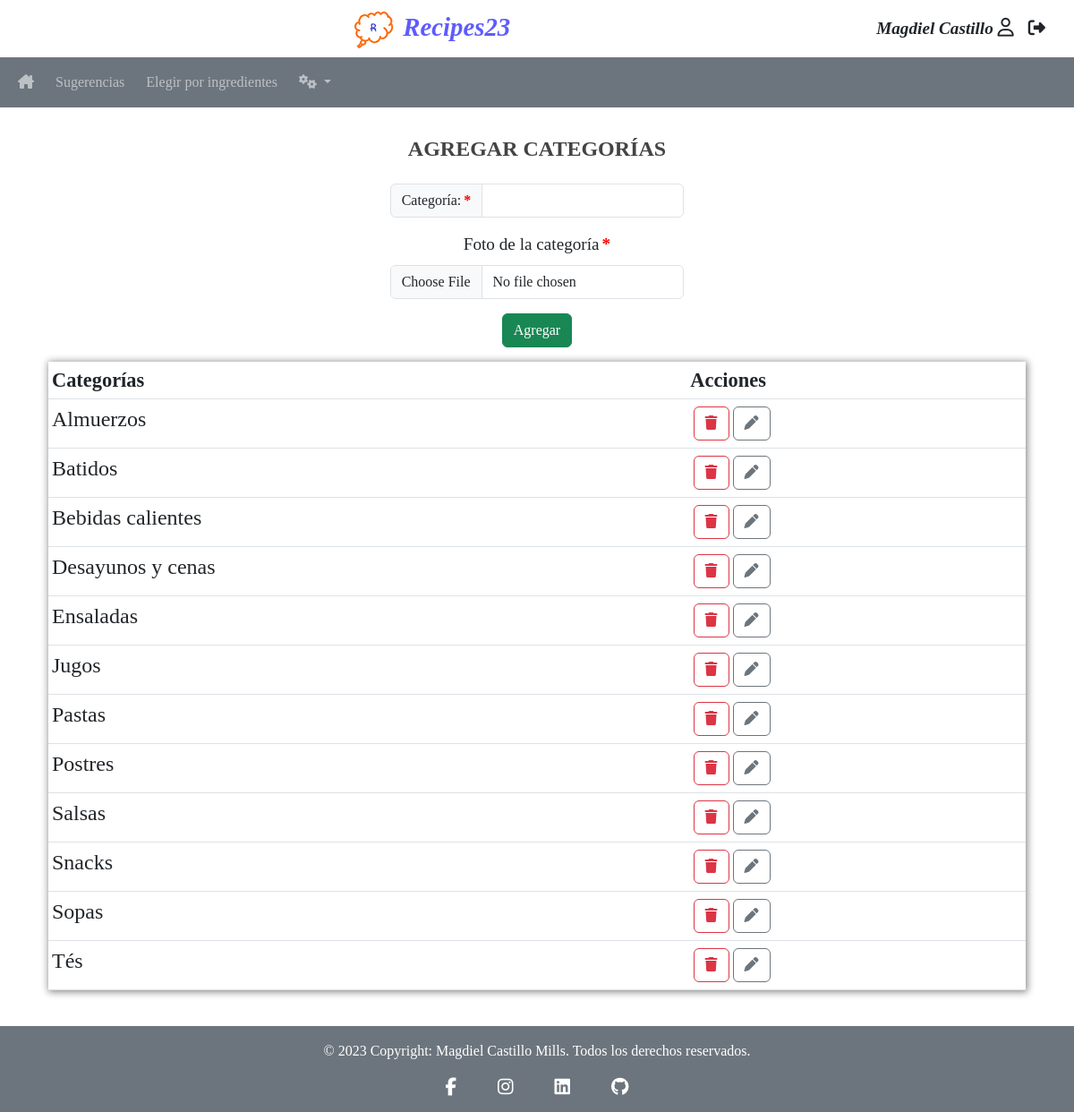
Before: /views/add-categories.php (signed in) with the older database file.
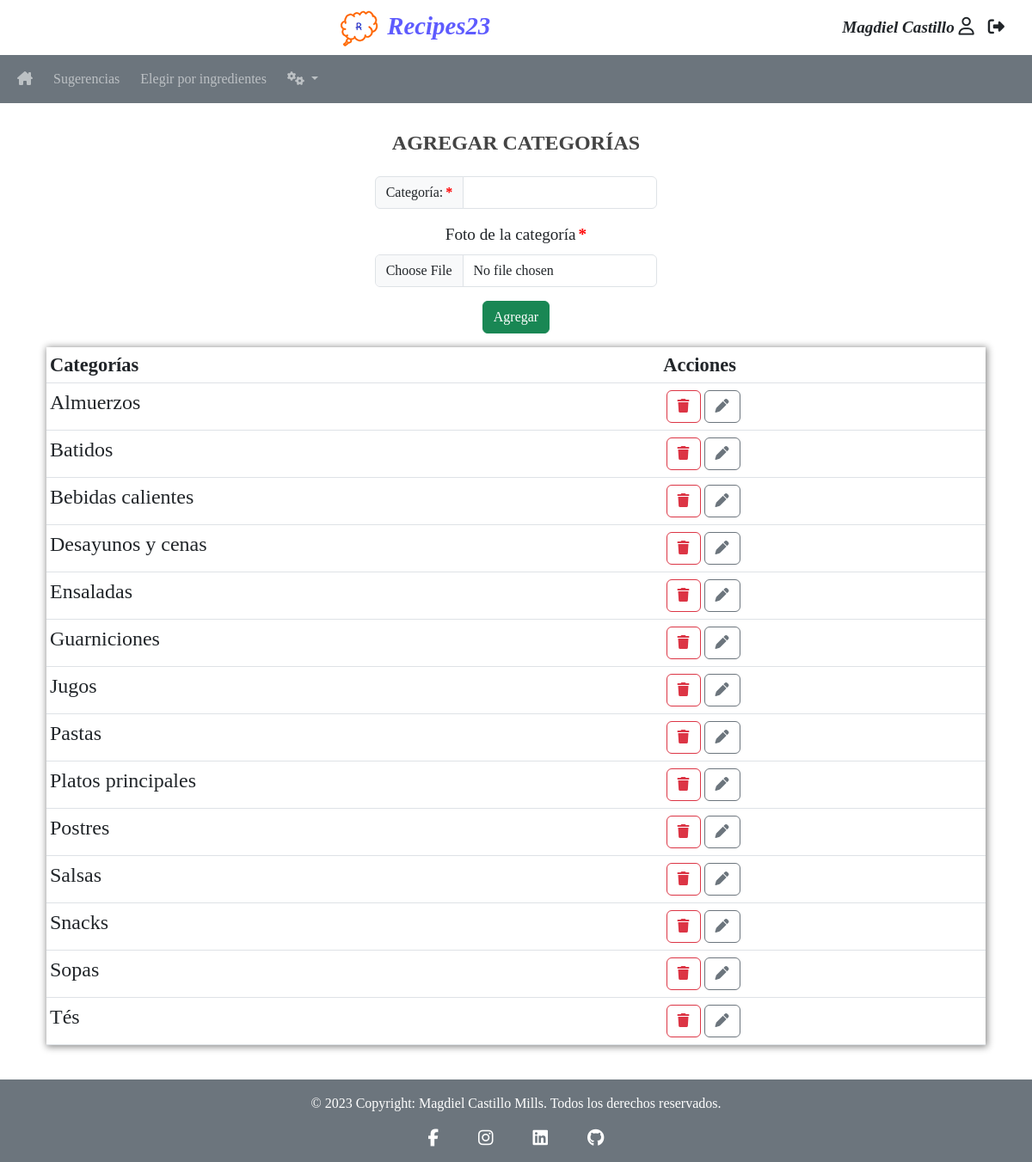
After: the same page with the newer database file.
### tables this page shows
CREATE TABLE `categories` (
  `categoryid` int NOT NULL AUTO_INCREMENT,
  `category` varchar(20) NOT NULL,
  PRIMARY KEY (`categoryid`)
);

### views/add-categories.php (the view, shortened to what this page needs)
<?php
require_once ("../config/db_Connection.php");
require_once ("../modules/head.php");
?>
<?php
require_once ("../modules/nav.php");
?>
<main class="container p-4">
    <div class="row mt-2 text-center justify-content-center">
    <h3>AGREGAR CATEGORÍAS</h3>
        <form class="mt-3 col-auto"  enctype="multipart/form-data" method="POST" action="../actions/create.php" autocomplete="on" onsubmit="return validation('add_categories', /[a-zA-Z\t\h]+|(^$)/)">
            <div class="input-group mb-3">
                <label class="input-group-text is-required" for="add_categories">Categoría: </label>
                <input class="form-control" type="text" id="add_categories" name="add_categories"  pattern="[a-zA-Z áéíóúÁÉÍÓÚñÑ]+" minlength="2" maxlength="50" autofocus required>
            </div>
            <div class="mb-3">
                <label class="form-label is-required" for="categoryImage">Foto de la categoría</label>
                <input type="file" name="categoryImage" accept=".png, .jpeg, .jpg, .gif" class="form-control" id="categoryImage" required>
            </div>
            <div class="mb-3">
                <input  class="btn btn-success" name="categorySubmit" type="submit" value="Agregar">
            </div>
        </form>
    </div>
    <div>
        <table class="table table-sm">
            <thead>
                <tr class="bg-primary">
                    <th>Categorías</th>
                    <th>Acciones</th>
                </tr>
            </thead>
            <tbody>
                <?php
                    $sql = "SELECT * FROM categories ORDER BY category;";
                    $result = $conn -> query($sql);
                    if($result -> num_rows > 0){
                        while($row = $result -> fetch_assoc()){
                            $html = "<tr>";
                            $html .= "<td>" . ucfirst($row['category']) . "</td>";
                            $html .= "<td>";
                            $html .= "<a href='../actions/delete.php?categoryname=" . $row['category'] . "' " . "class='btn btn-outline-danger' title='Eliminar'><i class='fa-solid fa-trash'></i></a>";
                            $html .= "<a href='../actions/edit.php?categoryid=" . $row['categoryid'] . "' " . "class='btn btn-outline-secondary m-1' title='Editar'><i class='fa-solid fa-pen'></i></a>";
                            $html .= "</td>";
                            $html .= "</tr>";
                            echo $html;
                        }
                    }
                ?>
            </tbody>
        </table>
    </div>
</main>
<?php
require_once ("../modules/footer.php");
?>

Changed rows visible on the page:
added categories: category "Guarniciones"
added categories: category "Platos principales"
